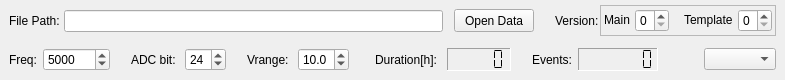
     <widget class="QFrame" name="frame">
      <property name="sizePolicy">
       <sizepolicy hsizetype="Preferred" vsizetype="Maximum">
        <horstretch>0</horstretch>
        <verstretch>0</verstretch>
       </sizepolicy>
      </property>
      <property name="minimumSize">
       <size>
        <width>0</width>
        <height>80</height>
       </size>
      </property>
      <property name="maximumSize">
       <size>
        <width>16777215</width>
        <height>80</height>
       </size>
      </property>
      <layout class="QVBoxLayout" name="verticalLayout_3">
       <property name="spacing">
        <number>3</number>
       </property>
       <property name="leftMargin">
        <number>9</number>
       </property>
       <property name="topMargin">
        <number>3</number>
       </property>
       <property name="rightMargin">
        <number>9</number>
       </property>
       <property name="bottomMargin">
        <number>3</number>
       </property>
       <item>
        <widget class="QWidget" name="widget_2" native="true">
         <property name="sizePolicy">
          <sizepolicy hsizetype="Expanding" vsizetype="Minimum">
           <horstretch>0</horstretch>
           <verstretch>0</verstretch>
          </sizepolicy>
         </property>
         <layout class="QHBoxLayout" name="horizontalLayout_4">
          <property name="spacing">
           <number>1</number>
          </property>
          <property name="leftMargin">
           <number>0</number>
          </property>
          <property name="topMargin">
           <number>0</number>
          </property>
          <property name="rightMargin">
           <number>0</number>
          </property>
          <property name="bottomMargin">
           <number>0</number>
          </property>
          <item>
           <widget class="QLabel" name="label_15">
            <property name="sizePolicy">
             <sizepolicy hsizetype="Minimum" vsizetype="Preferred">
              <horstretch>0</horstretch>
              <verstretch>0</verstretch>
             </sizepolicy>
            </property>
            <property name="minimumSize">
             <size>
              <width>35</width>
              <height>0</height>
             </size>
            </property>
            <property name="text">
             <string>File Path: </string>
            </property>
           </widget>
          </item>
          <item>
           <widget class="QLineEdit" name="LE_file_path">
            <property name="text">
             <string/>
            </property>
           </widget>
          </item>
          <item>
           <spacer name="horizontalSpacer_2">
            <property name="orientation">
             <enum>Qt::Horizontal</enum>
            </property>
            <property name="sizeType">
             <enum>QSizePolicy::Preferred</enum>
            </property>
            <property name="sizeHint" stdset="0">
             <size>
              <width>10</width>
              <height>20</height>
             </size>
            </property>
           </spacer>
          </item>
          <item>
           <widget class="QPushButton" name="PB_open_data">
            <property name="sizePolicy">
             <sizepolicy hsizetype="Maximum" vsizetype="Maximum">
              <horstretch>0</horstretch>
              <verstretch>0</verstretch>
             </sizepolicy>
            </property>
            <property name="minimumSize">
             <size>
              <width>60</width>
              <height>23</height>
             </size>
            </property>
            <property name="maximumSize">
             <size>
              <width>100</width>
              <height>23</height>
             </size>
            </property>
            <property name="text">
             <string>Open Data</string>
            </property>
           </widget>
          </item>
          <item>
           <spacer name="horizontalSpacer_5">
            <property name="orientation">
             <enum>Qt::Horizontal</enum>
            </property>
            <property name="sizeType">
             <enum>QSizePolicy::Preferred</enum>
            </property>
            <property name="sizeHint" stdset="0">
             <size>
              <width>20</width>
              <height>20</height>
             </size>
            </property>
           </spacer>
          </item>
          <item>
           <widget class="QLabel" name="label_1">
            <property name="sizePolicy">
             <sizepolicy hsizetype="Fixed" vsizetype="Maximum">
              <horstretch>0</horstretch>
              <verstretch>0</verstretch>
             </sizepolicy>
            </property>
            <property name="text">
             <string>Version:</string>
            </property>
           </widget>
          </item>
          <item>
           <widget class="QFrame" name="frame_2">
            <property name="sizePolicy">
             <sizepolicy hsizetype="Fixed" vsizetype="Fixed">
              <horstretch>0</horstretch>
              <verstretch>0</verstretch>
             </sizepolicy>
            </property>
            <property name="frameShape">
             <enum>QFrame::StyledPanel</enum>
            </property>
            <property name="frameShadow">
             <enum>QFrame::Raised</enum>
            </property>
            <layout class="QHBoxLayout" name="horizontalLayout_11">
             <property name="spacing">
              <number>5</number>
             </property>
             <property name="leftMargin">
              <number>3</number>
             </property>
             <property name="topMargin">
              <number>3</number>
             </property>
             <property name="rightMargin">
              <number>3</number>
             </property>
             <property name="bottomMargin">
              <number>3</number>
             </property>
             <item>
              <widget class="QLabel" name="label">
               <property name="sizePolicy">
                <sizepolicy hsizetype="Fixed" vsizetype="Maximum">
                 <horstretch>0</horstretch>
                 <verstretch>0</verstretch>
                </sizepolicy>
               </property>
               <property name="text">
                <string>Main</string>
               </property>
              </widget>
             </item>
             <item>
              <widget class="QSpinBox" name="SB_main_version">
               <property name="minimumSize">
                <size>
                 <width>0</width>
                 <height>23</height>
                </size>
               </property>
               <property name="maximumSize">
                <size>
                 <width>60</width>
                 <height>16777215</height>
                </size>
               </property>
               <property name="minimum">
                <number>0</number>
               </property>
               <property name="maximum">
                <number>9</number>
               </property>
               <property name="singleStep">
                <number>1</number>
               </property>
               <property name="value">
                <number>0</number>
               </property>
              </widget>
             </item>
             <item>
              <spacer name="horizontalSpacer_7">
               <property name="orientation">
                <enum>Qt::Horizontal</enum>
               </property>
               <property name="sizeType">
                <enum>QSizePolicy::Preferred</enum>
               </property>
               <property name="sizeHint" stdset="0">
                <size>
                 <width>10</width>
                 <height>20</height>
                </size>
               </property>
              </spacer>
             </item>
             <item>
              <widget class="QLabel" name="label_">
               <property name="sizePolicy">
                <sizepolicy hsizetype="Fixed" vsizetype="Maximum">
                 <horstretch>0</horstretch>
                 <verstretch>0</verstretch>
                </sizepolicy>
               </property>
               <property name="text">
                <string>Template</string>
               </property>
              </widget>
             </item>
             <item>
              <widget class="QSpinBox" name="SB_template_version">
               <property name="minimumSize">
                <size>
                 <width>0</width>
                 <height>23</height>
                </size>
               </property>
               <property name="maximumSize">
                <size>
                 <width>60</width>
                 <height>16777215</height>
                </size>
               </property>
               <property name="minimum">
                <number>0</number>
               </property>
               <property name="maximum">
                <number>9</number>
               </property>
               <property name="singleStep">
                <number>1</number>
               </property>
               <property name="value">
                <number>0</number>
               </property>
              </widget>
             </item>
            </layout>
           </widget>
          </item>
         </layout>
        </widget>
       </item>
       <item>
        <widget class="QWidget" name="widget_4" native="true">
         <layout class="QHBoxLayout" name="horizontalLayout_6">
          <property name="leftMargin">
           <number>0</number>
          </property>
          <property name="topMargin">
           <number>0</number>
          </property>
          <property name="rightMargin">
           <number>0</number>
          </property>
          <property name="bottomMargin">
           <number>0</number>
          </property>
          <item>
           <widget class="QWidget" name="widget_3" native="true">
            <layout class="QHBoxLayout" name="horizontalLayout_5">
             <property name="leftMargin">
              <number>0</number>
             </property>
             <property name="topMargin">
              <number>0</number>
             </property>
             <property name="rightMargin">
              <number>0</number>
             </property>
             <property name="bottomMargin">
              <number>0</number>
             </property>
             <item>
              <widget class="QLabel" name="label_14">
               <property name="sizePolicy">
                <sizepolicy hsizetype="Fixed" vsizetype="Fixed">
                 <horstretch>0</horstretch>
                 <verstretch>0</verstretch>
                </sizepolicy>
               </property>
               <property name="minimumSize">
                <size>
                 <width>0</width>
                 <height>23</height>
                </size>
               </property>
               <property name="text">
                <string>Freq:</string>
               </property>
              </widget>
             </item>
             <item>
              <widget class="QSpinBox" name="SB_sampling">
               <property name="minimumSize">
                <size>
                 <width>0</width>
                 <height>23</height>
                </size>
               </property>
               <property name="maximumSize">
                <size>
                 <width>90</width>
                 <height>16777215</height>
                </size>
               </property>
               <property name="minimum">
                <number>1000</number>
               </property>
               <property name="maximum">
                <number>900000</number>
               </property>
               <property name="singleStep">
                <number>1000</number>
               </property>
               <property name="value">
                <number>5000</number>
               </property>
               <property name="save" stdset="0">
                <bool>false</bool>
               </property>
              </widget>
             </item>
             <item>
              <spacer name="horizontalSpacer">
               <property name="orientation">
                <enum>Qt::Horizontal</enum>
               </property>
               <property name="sizeType">
                <enum>QSizePolicy::Minimum</enum>
               </property>
               <property name="sizeHint" stdset="0">
                <size>
                 <width>15</width>
                 <height>20</height>
                </size>
               </property>
              </spacer>
             </item>
             <item>
              <widget class="QLabel" name="label_17">
               <property name="sizePolicy">
                <sizepolicy hsizetype="Fixed" vsizetype="Fixed">
                 <horstretch>0</horstretch>
                 <verstretch>0</verstretch>
                </sizepolicy>
               </property>
               <property name="minimumSize">
                <size>
                 <width>0</width>
                 <height>23</height>
                </size>
               </property>
               <property name="text">
                <string>ADC bit: </string>
               </property>
              </widget>
             </item>
             <item>
              <widget class="QSpinBox" name="SB_ADC_bit">
               <property name="minimumSize">
                <size>
                 <width>0</width>
                 <height>23</height>
                </size>
               </property>
               <property name="maximumSize">
                <size>
                 <width>60</width>
                 <height>16777215</height>
                </size>
               </property>
               <property name="minimum">
                <number>10</number>
               </property>
               <property name="maximum">
                <number>50</number>
               </property>
               <property name="singleStep">
                <number>2</number>
               </property>
               <property name="value">
                <number>24</number>
               </property>
              </widget>
             </item>
             <item>
              <spacer name="horizontalSpacer_3">
               <property name="orientation">
                <enum>Qt::Horizontal</enum>
               </property>
               <property name="sizeType">
                <enum>QSizePolicy::Preferred</enum>
               </property>
               <property name="sizeHint" stdset="0">
                <size>
                 <width>15</width>
                 <height>20</height>
                </size>
               </property>
              </spacer>
             </item>
             <item>
              <widget class="QLabel" name="label_18">
               <property name="sizePolicy">
                <sizepolicy hsizetype="Fixed" vsizetype="Fixed">
                 <horstretch>0</horstretch>
                 <verstretch>0</verstretch>
                </sizepolicy>
               </property>
               <property name="minimumSize">
                <size>
                 <width>0</width>
                 <height>23</height>
                </size>
               </property>
               <property name="text">
                <string>Vrange: </string>
               </property>
              </widget>
             </item>
             <item>
              <widget class="QDoubleSpinBox" name="DSB_Vrange">
               <property name="sizePolicy">
                <sizepolicy hsizetype="Preferred" vsizetype="Maximum">
                 <horstretch>0</horstretch>
                 <verstretch>0</verstretch>
                </sizepolicy>
               </property>
               <property name="minimumSize">
                <size>
                 <width>0</width>
                 <height>23</height>
                </size>
               </property>
               <property name="maximumSize">
                <size>
                 <width>70</width>
                 <height>23</height>
                </size>
               </property>
               <property name="decimals">
                <number>1</number>
               </property>
               <property name="minimum">
                <double>0.100000000000000</double>
               </property>
               <property name="maximum">
                <double>15.000000000000000</double>
               </property>
               <property name="singleStep">
                <double>1.000000000000000</double>
               </property>
               <property name="value">
                <double>10.000000000000000</double>
               </property>
              </widget>
             </item>
             <item>
              <spacer name="horizontalSpacer_4">
               <property name="orientation">
                <enum>Qt::Horizontal</enum>
               </property>
               <property name="sizeType">
                <enum>QSizePolicy::Preferred</enum>
               </property>
               <property name="sizeHint" stdset="0">
                <size>
                 <width>20</width>
                 <height>20</height>
                </size>
               </property>
              </spacer>
             </item>
             <item>
              <widget class="QLabel" name="label_16">
               <property name="sizePolicy">
                <sizepolicy hsizetype="Fixed" vsizetype="Fixed">
                 <horstretch>0</horstretch>
                 <verstretch>0</verstretch>
                </sizepolicy>
               </property>
               <property name="minimumSize">
                <size>
                 <width>0</width>
                 <height>23</height>
                </size>
               </property>
               <property name="text">
                <string>Duration[h]: </string>
               </property>
              </widget>
             </item>
             <item>
              <widget class="QLCDNumber" name="LCD_total_duration">
               <property name="sizePolicy">
                <sizepolicy hsizetype="Expanding" vsizetype="Fixed">
                 <horstretch>0</horstretch>
                 <verstretch>0</verstretch>
                </sizepolicy>
               </property>
               <property name="minimumSize">
                <size>
                 <width>0</width>
                 <height>23</height>
                </size>
               </property>
               <property name="maximumSize">
                <size>
                 <width>80</width>
                 <height>16777215</height>
                </size>
               </property>
               <property name="frameShape">
                <enum>QFrame::Panel</enum>
               </property>
               <property name="frameShadow">
                <enum>QFrame::Sunken</enum>
               </property>
               <property name="midLineWidth">
                <number>0</number>
               </property>
               <property name="smallDecimalPoint">
                <bool>false</bool>
               </property>
               <property name="digitCount">
                <number>5</number>
               </property>
               <property name="segmentStyle">
                <enum>QLCDNumber::Flat</enum>
               </property>
               <property name="value" stdset="0">
                <double>0.000000000000000</double>
               </property>
               <property name="intValue" stdset="0">
                <number>0</number>
               </property>
              </widget>
             </item>
             <item>
              <spacer name="horizontalSpacer_6">
               <property name="orientation">
                <enum>Qt::Horizontal</enum>
               </property>
               <property name="sizeType">
                <enum>QSizePolicy::Preferred</enum>
               </property>
               <property name="sizeHint" stdset="0">
                <size>
                 <width>15</width>
                 <height>20</height>
                </size>
               </property>
              </spacer>
             </item>
            </layout>
           </widget>
          </item>
          <item>
           <widget class="QLabel" name="label_23">
            <property name="sizePolicy">
             <sizepolicy hsizetype="Fixed" vsizetype="Fixed">
              <horstretch>0</horstretch>
              <verstretch>0</verstretch>
             </sizepolicy>
            </property>
            <property name="minimumSize">
             <size>
              <width>0</width>
              <height>23</height>
             </size>
            </property>
            <property name="text">
             <string>Events:</string>
            </property>
           </widget>
          </item>
          <item>
           <widget class="QLCDNumber" name="LCD_events_num">
            <property name="sizePolicy">
             <sizepolicy hsizetype="Expanding" vsizetype="Fixed">
              <horstretch>0</horstretch>
              <verstretch>0</verstretch>
             </sizepolicy>
            </property>
            <property name="minimumSize">
             <size>
              <width>0</width>
              <height>23</height>
             </size>
            </property>
            <property name="maximumSize">
             <size>
              <width>80</width>
              <height>16777215</height>
             </size>
            </property>
            <property name="frameShape">
             <enum>QFrame::Panel</enum>
            </property>
            <property name="frameShadow">
             <enum>QFrame::Sunken</enum>
            </property>
            <property name="midLineWidth">
             <number>0</number>
            </property>
            <property name="smallDecimalPoint">
             <bool>false</bool>
            </property>
            <property name="digitCount">
             <number>7</number>
            </property>
            <property name="segmentStyle">
             <enum>QLCDNumber::Flat</enum>
            </property>
            <property name="value" stdset="0">
             <double>0.000000000000000</double>
            </property>
            <property name="intValue" stdset="0">
             <number>0</number>
            </property>
           </widget>
          </item>
          <item>
           <spacer name="horizontalSpacer_8">
            <property name="orientation">
             <enum>Qt::Horizontal</enum>
            </property>
            <property name="sizeType">
             <enum>QSizePolicy::MinimumExpanding</enum>
            </property>
            <property name="sizeHint" stdset="0">
             <size>
              <width>40</width>
              <height>20</height>
             </size>
            </property>
           </spacer>
          </item>
          <item>
           <widget class="FileComboBox" name="CB_configuration_list">
            <property name="sizePolicy">
             <sizepolicy hsizetype="Expanding" vsizetype="Fixed">
              <horstretch>2</horstretch>
              <verstretch>0</verstretch>
             </sizepolicy>
            </property>
            <property name="maximumSize">
             <size>
              <width>200</width>
              <height>16777215</height>
             </size>
            </property>
            <property name="editable">
             <bool>false</bool>
            </property>
            <property name="placeholderText">
             <string/>
            </property>
            <property name="duplicatesEnabled">
             <bool>false</bool>
            </property>
           </widget>
          </item>
         </layout>
        </widget>
       </item>
      </layout>
     </widget>
